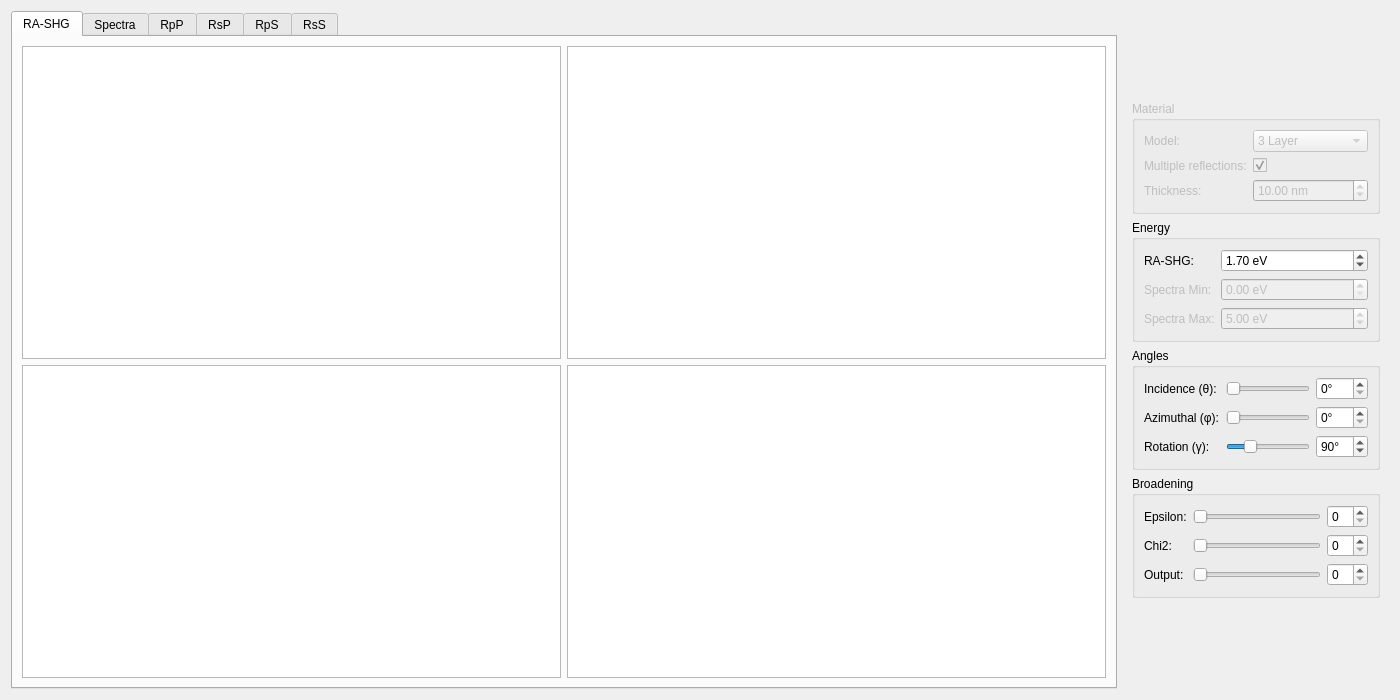
<?xml version="1.0" encoding="UTF-8"?>
<ui version="4.0">
 <author>Sean Anderson</author>
 <class>CustomWidget</class>
 <widget class="QWidget" name="CustomWidget">
  <property name="geometry">
   <rect>
    <x>0</x>
    <y>0</y>
    <width>1400</width>
    <height>700</height>
   </rect>
  </property>
  <property name="windowTitle">
   <string>SHG Yield</string>
  </property>
  <layout class="QHBoxLayout" name="horizontalLayout_9">
   <item>
    <widget class="QTabWidget" name="tabWidget">
     <property name="currentIndex">
      <number>0</number>
     </property>
     <widget class="QWidget" name="tab_rashg">
      <attribute name="title">
       <string>RA-SHG</string>
      </attribute>
      <layout class="QGridLayout" name="gridLayout_6">
       <item row="0" column="0">
        <widget class="PlotWidget" name="plot_all_polar_rpp">
         <property name="enabled">
          <bool>true</bool>
         </property>
         <property name="mouseTracking">
          <bool>true</bool>
         </property>
        </widget>
       </item>
       <item row="0" column="1">
        <widget class="PlotWidget" name="plot_all_polar_rsp">
         <property name="mouseTracking">
          <bool>true</bool>
         </property>
        </widget>
       </item>
       <item row="1" column="0">
        <widget class="PlotWidget" name="plot_all_polar_rps">
         <property name="mouseTracking">
          <bool>true</bool>
         </property>
        </widget>
       </item>
       <item row="1" column="1">
        <widget class="PlotWidget" name="plot_all_polar_rss">
         <property name="mouseTracking">
          <bool>true</bool>
         </property>
        </widget>
       </item>
      </layout>
     </widget>
     <widget class="QWidget" name="tab_spect">
      <attribute name="title">
       <string>Spectra</string>
      </attribute>
      <layout class="QGridLayout" name="gridLayout_5">
       <item row="0" column="0">
        <widget class="PlotWidget" name="plot_all_spect_rpp">
         <property name="enabled">
          <bool>true</bool>
         </property>
         <property name="mouseTracking">
          <bool>true</bool>
         </property>
        </widget>
       </item>
       <item row="0" column="1">
        <widget class="PlotWidget" name="plot_all_spect_rsp">
         <property name="mouseTracking">
          <bool>true</bool>
         </property>
        </widget>
       </item>
       <item row="1" column="0">
        <widget class="PlotWidget" name="plot_all_spect_rps">
         <property name="mouseTracking">
          <bool>true</bool>
         </property>
        </widget>
       </item>
       <item row="1" column="1">
        <widget class="PlotWidget" name="plot_all_spect_rss">
         <property name="mouseTracking">
          <bool>true</bool>
         </property>
        </widget>
       </item>
      </layout>
     </widget>
     <widget class="QWidget" name="tab_rpp">
      <attribute name="title">
       <string>RpP</string>
      </attribute>
      <layout class="QGridLayout" name="gridLayout">
       <item row="1" column="0">
        <widget class="PlotWidget" name="plot_rpp_polar">
         <property name="mouseTracking">
          <bool>true</bool>
         </property>
        </widget>
       </item>
       <item row="1" column="1">
        <widget class="PlotWidget" name="plot_rpp_spect">
         <property name="mouseTracking">
          <bool>true</bool>
         </property>
        </widget>
       </item>
       <item row="0" column="0">
        <widget class="PlotWidget" name="plot_rpp_polar_exp">
         <property name="mouseTracking">
          <bool>true</bool>
         </property>
        </widget>
       </item>
       <item row="0" column="1">
        <widget class="PlotWidget" name="plot_rpp_spect_exp">
         <property name="mouseTracking">
          <bool>true</bool>
         </property>
        </widget>
       </item>
      </layout>
     </widget>
     <widget class="QWidget" name="tab_rsp">
      <attribute name="title">
       <string>RsP</string>
      </attribute>
      <layout class="QGridLayout" name="gridLayout_2">
       <item row="0" column="0">
        <widget class="PlotWidget" name="plot_rsp_polar_exp">
         <property name="mouseTracking">
          <bool>true</bool>
         </property>
        </widget>
       </item>
       <item row="0" column="1">
        <widget class="PlotWidget" name="plot_rsp_spect_exp">
         <property name="mouseTracking">
          <bool>true</bool>
         </property>
        </widget>
       </item>
       <item row="1" column="0">
        <widget class="PlotWidget" name="plot_rsp_polar">
         <property name="mouseTracking">
          <bool>true</bool>
         </property>
        </widget>
       </item>
       <item row="1" column="1">
        <widget class="PlotWidget" name="plot_rsp_spect">
         <property name="mouseTracking">
          <bool>true</bool>
         </property>
        </widget>
       </item>
      </layout>
     </widget>
     <widget class="QWidget" name="tab_rps">
      <attribute name="title">
       <string>RpS</string>
      </attribute>
      <layout class="QGridLayout" name="gridLayout_3">
       <item row="0" column="0">
        <widget class="PlotWidget" name="plot_rps_polar_exp">
         <property name="mouseTracking">
          <bool>true</bool>
         </property>
        </widget>
       </item>
       <item row="0" column="1">
        <widget class="PlotWidget" name="plot_rps_spect_exp">
         <property name="mouseTracking">
          <bool>true</bool>
         </property>
        </widget>
       </item>
       <item row="1" column="0">
        <widget class="PlotWidget" name="plot_rps_polar">
         <property name="mouseTracking">
          <bool>true</bool>
         </property>
        </widget>
       </item>
       <item row="1" column="1">
        <widget class="PlotWidget" name="plot_rps_spect">
         <property name="mouseTracking">
          <bool>true</bool>
         </property>
        </widget>
       </item>
      </layout>
     </widget>
     <widget class="QWidget" name="tab_rss">
      <attribute name="title">
       <string>RsS</string>
      </attribute>
      <layout class="QGridLayout" name="gridLayout_4">
       <item row="0" column="0">
        <widget class="PlotWidget" name="plot_rss_polar_exp">
         <property name="mouseTracking">
          <bool>true</bool>
         </property>
        </widget>
       </item>
       <item row="0" column="1">
        <widget class="PlotWidget" name="plot_rss_spect_exp">
         <property name="mouseTracking">
          <bool>true</bool>
         </property>
        </widget>
       </item>
       <item row="1" column="0">
        <widget class="PlotWidget" name="plot_rss_polar">
         <property name="mouseTracking">
          <bool>true</bool>
         </property>
        </widget>
       </item>
       <item row="1" column="1">
        <widget class="PlotWidget" name="plot_rss_spect">
         <property name="mouseTracking">
          <bool>true</bool>
         </property>
        </widget>
       </item>
      </layout>
     </widget>
    </widget>
   </item>
   <item alignment="Qt::AlignHCenter|Qt::AlignVCenter">
    <widget class="QWidget" name="widget" native="true">
     <layout class="QVBoxLayout" name="verticalLayout">
      <item>
       <widget class="QGroupBox" name="group_material">
        <property name="enabled">
         <bool>false</bool>
        </property>
        <property name="title">
         <string>Material</string>
        </property>
        <layout class="QFormLayout" name="formLayout_4">
         <item row="2" column="0">
          <widget class="QLabel" name="label_8">
           <property name="enabled">
            <bool>false</bool>
           </property>
           <property name="text">
            <string>Multiple reflections:</string>
           </property>
          </widget>
         </item>
         <item row="2" column="1">
          <widget class="QCheckBox" name="multiple_reflections">
           <property name="enabled">
            <bool>false</bool>
           </property>
           <property name="text">
            <string/>
           </property>
           <property name="checked">
            <bool>true</bool>
           </property>
          </widget>
         </item>
         <item row="0" column="0">
          <widget class="QLabel" name="label_9">
           <property name="enabled">
            <bool>false</bool>
           </property>
           <property name="text">
            <string>Model:</string>
           </property>
          </widget>
         </item>
         <item row="0" column="1">
          <widget class="QComboBox" name="layers">
           <property name="enabled">
            <bool>false</bool>
           </property>
           <item>
            <property name="text">
             <string>3 Layer</string>
            </property>
           </item>
           <item>
            <property name="text">
             <string>Fresnel</string>
            </property>
           </item>
          </widget>
         </item>
         <item row="3" column="0">
          <widget class="QLabel" name="label_12">
           <property name="enabled">
            <bool>false</bool>
           </property>
           <property name="text">
            <string>Thickness:</string>
           </property>
          </widget>
         </item>
         <item row="3" column="1">
          <widget class="QDoubleSpinBox" name="box_thickness">
           <property name="enabled">
            <bool>false</bool>
           </property>
           <property name="suffix">
            <string> nm</string>
           </property>
           <property name="maximum">
            <double>1000.000000000000000</double>
           </property>
           <property name="singleStep">
            <double>0.010000000000000</double>
           </property>
           <property name="value">
            <double>10.000000000000000</double>
           </property>
          </widget>
         </item>
        </layout>
       </widget>
      </item>
      <item>
       <widget class="QGroupBox" name="group_energy">
        <property name="title">
         <string>Energy</string>
        </property>
        <layout class="QFormLayout" name="formLayout">
         <item row="0" column="0">
          <widget class="QLabel" name="label">
           <property name="text">
            <string>RA-SHG:</string>
           </property>
          </widget>
         </item>
         <item row="0" column="1">
          <widget class="QDoubleSpinBox" name="box_energy_polar">
           <property name="suffix">
            <string> eV</string>
           </property>
           <property name="minimum">
            <double>0.000000000000000</double>
           </property>
           <property name="maximum">
            <double>99.000000000000000</double>
           </property>
           <property name="singleStep">
            <double>1.000000000000000</double>
           </property>
           <property name="value">
            <double>1.700000000000000</double>
           </property>
          </widget>
         </item>
         <item row="1" column="0">
          <widget class="QLabel" name="label_10">
           <property name="enabled">
            <bool>false</bool>
           </property>
           <property name="text">
            <string>Spectra Min:</string>
           </property>
          </widget>
         </item>
         <item row="1" column="1">
          <widget class="QDoubleSpinBox" name="box_energy_spect_min">
           <property name="enabled">
            <bool>false</bool>
           </property>
           <property name="suffix">
            <string> eV</string>
           </property>
           <property name="minimum">
            <double>0.000000000000000</double>
           </property>
           <property name="maximum">
            <double>20.000000000000000</double>
           </property>
           <property name="singleStep">
            <double>0.010000000000000</double>
           </property>
          </widget>
         </item>
         <item row="2" column="0">
          <widget class="QLabel" name="label_11">
           <property name="enabled">
            <bool>false</bool>
           </property>
           <property name="text">
            <string>Spectra Max:</string>
           </property>
          </widget>
         </item>
         <item row="2" column="1">
          <widget class="QDoubleSpinBox" name="box_energy_spect_max">
           <property name="enabled">
            <bool>false</bool>
           </property>
           <property name="suffix">
            <string> eV</string>
           </property>
           <property name="maximum">
            <double>10.000000000000000</double>
           </property>
           <property name="singleStep">
            <double>0.010000000000000</double>
           </property>
           <property name="value">
            <double>5.000000000000000</double>
           </property>
          </widget>
         </item>
        </layout>
       </widget>
      </item>
      <item>
       <widget class="QGroupBox" name="group_angles">
        <property name="title">
         <string>Angles</string>
        </property>
        <layout class="QFormLayout" name="formLayout_2">
         <item row="0" column="0">
          <widget class="QLabel" name="label_2">
           <property name="text">
            <string>Incidence (θ):</string>
           </property>
          </widget>
         </item>
         <item row="0" column="1">
          <layout class="QHBoxLayout" name="horizontalLayout">
           <item>
            <widget class="QSlider" name="sld_angle_theta">
             <property name="minimum">
              <number>0</number>
             </property>
             <property name="maximum">
              <number>90</number>
             </property>
             <property name="value">
              <number>0</number>
             </property>
             <property name="orientation">
              <enum>Qt::Horizontal</enum>
             </property>
            </widget>
           </item>
           <item>
            <widget class="QSpinBox" name="box_angle_theta">
             <property name="suffix">
              <string>°  </string>
             </property>
             <property name="prefix">
              <string/>
             </property>
             <property name="minimum">
              <number>0</number>
             </property>
             <property name="maximum">
              <number>90</number>
             </property>
             <property name="value">
              <number>0</number>
             </property>
            </widget>
           </item>
          </layout>
         </item>
         <item row="1" column="0">
          <widget class="QLabel" name="label_3">
           <property name="text">
            <string>Azimuthal (φ):</string>
           </property>
          </widget>
         </item>
         <item row="1" column="1">
          <layout class="QHBoxLayout" name="horizontalLayout_2">
           <item>
            <widget class="QSlider" name="sld_angle_phi">
             <property name="maximum">
              <number>360</number>
             </property>
             <property name="value">
              <number>0</number>
             </property>
             <property name="orientation">
              <enum>Qt::Horizontal</enum>
             </property>
            </widget>
           </item>
           <item>
            <widget class="QSpinBox" name="box_angle_phi">
             <property name="suffix">
              <string>°</string>
             </property>
             <property name="maximum">
              <number>360</number>
             </property>
             <property name="value">
              <number>0</number>
             </property>
            </widget>
           </item>
          </layout>
         </item>
         <item row="2" column="0">
          <widget class="QLabel" name="label_4">
           <property name="text">
            <string>Rotation (γ):</string>
           </property>
          </widget>
         </item>
         <item row="2" column="1">
          <layout class="QHBoxLayout" name="horizontalLayout_3">
           <item>
            <widget class="QSlider" name="sld_angle_gamma">
             <property name="maximum">
              <number>360</number>
             </property>
             <property name="value">
              <number>90</number>
             </property>
             <property name="orientation">
              <enum>Qt::Horizontal</enum>
             </property>
            </widget>
           </item>
           <item>
            <widget class="QSpinBox" name="box_angle_gamma">
             <property name="suffix">
              <string>°</string>
             </property>
             <property name="maximum">
              <number>360</number>
             </property>
             <property name="value">
              <number>90</number>
             </property>
            </widget>
           </item>
          </layout>
         </item>
        </layout>
       </widget>
      </item>
      <item>
       <widget class="QGroupBox" name="group_broad">
        <property name="title">
         <string>Broadening</string>
        </property>
        <layout class="QFormLayout" name="formLayout_3">
         <item row="0" column="0">
          <widget class="QLabel" name="label_5">
           <property name="text">
            <string>Epsilon:</string>
           </property>
          </widget>
         </item>
         <item row="0" column="1">
          <layout class="QHBoxLayout" name="horizontalLayout_4">
           <item>
            <widget class="QSlider" name="sld_broad_eps">
             <property name="maximum">
              <number>50</number>
             </property>
             <property name="orientation">
              <enum>Qt::Horizontal</enum>
             </property>
            </widget>
           </item>
           <item>
            <widget class="QSpinBox" name="box_broad_eps">
             <property name="suffix">
              <string/>
             </property>
             <property name="maximum">
              <number>50</number>
             </property>
            </widget>
           </item>
          </layout>
         </item>
         <item row="2" column="0">
          <widget class="QLabel" name="label_6">
           <property name="text">
            <string>Chi2:</string>
           </property>
          </widget>
         </item>
         <item row="2" column="1">
          <layout class="QHBoxLayout" name="horizontalLayout_5">
           <item>
            <widget class="QSlider" name="sld_broad_chi">
             <property name="maximum">
              <number>50</number>
             </property>
             <property name="orientation">
              <enum>Qt::Horizontal</enum>
             </property>
            </widget>
           </item>
           <item>
            <widget class="QSpinBox" name="box_broad_chi">
             <property name="maximum">
              <number>50</number>
             </property>
            </widget>
           </item>
          </layout>
         </item>
         <item row="4" column="0">
          <widget class="QLabel" name="label_7">
           <property name="text">
            <string>Output:</string>
           </property>
           <property name="alignment">
            <set>Qt::AlignLeading|Qt::AlignLeft|Qt::AlignVCenter</set>
           </property>
          </widget>
         </item>
         <item row="4" column="1">
          <layout class="QHBoxLayout" name="horizontalLayout_6">
           <item>
            <widget class="QSlider" name="sld_broad_out">
             <property name="maximum">
              <number>50</number>
             </property>
             <property name="value">
              <number>0</number>
             </property>
             <property name="orientation">
              <enum>Qt::Horizontal</enum>
             </property>
            </widget>
           </item>
           <item>
            <widget class="QSpinBox" name="box_broad_out">
             <property name="maximum">
              <number>50</number>
             </property>
             <property name="value">
              <number>0</number>
             </property>
            </widget>
           </item>
          </layout>
         </item>
        </layout>
       </widget>
      </item>
     </layout>
    </widget>
   </item>
  </layout>
 </widget>
 <customwidgets>
  <customwidget>
   <class>PlotWidget</class>
   <extends>QGraphicsView</extends>
   <header>pyqtgraph</header>
  </customwidget>
 </customwidgets>
 <resources/>
 <connections>
  <connection>
   <sender>box_angle_theta</sender>
   <signal>valueChanged(int)</signal>
   <receiver>sld_angle_theta</receiver>
   <slot>setValue(int)</slot>
   <hints>
    <hint type="sourcelabel">
     <x>1358</x>
     <y>395</y>
    </hint>
    <hint type="destinationlabel">
     <x>1287</x>
     <y>394</y>
    </hint>
   </hints>
  </connection>
  <connection>
   <sender>sld_angle_theta</sender>
   <signal>valueChanged(int)</signal>
   <receiver>box_angle_theta</receiver>
   <slot>setValue(int)</slot>
   <hints>
    <hint type="sourcelabel">
     <x>1287</x>
     <y>394</y>
    </hint>
    <hint type="destinationlabel">
     <x>1358</x>
     <y>395</y>
    </hint>
   </hints>
  </connection>
  <connection>
   <sender>sld_angle_phi</sender>
   <signal>valueChanged(int)</signal>
   <receiver>box_angle_phi</receiver>
   <slot>setValue(int)</slot>
   <hints>
    <hint type="sourcelabel">
     <x>1287</x>
     <y>430</y>
    </hint>
    <hint type="destinationlabel">
     <x>1357</x>
     <y>431</y>
    </hint>
   </hints>
  </connection>
  <connection>
   <sender>box_angle_phi</sender>
   <signal>valueChanged(int)</signal>
   <receiver>sld_angle_phi</receiver>
   <slot>setValue(int)</slot>
   <hints>
    <hint type="sourcelabel">
     <x>1357</x>
     <y>431</y>
    </hint>
    <hint type="destinationlabel">
     <x>1287</x>
     <y>430</y>
    </hint>
   </hints>
  </connection>
  <connection>
   <sender>sld_angle_gamma</sender>
   <signal>valueChanged(int)</signal>
   <receiver>box_angle_gamma</receiver>
   <slot>setValue(int)</slot>
   <hints>
    <hint type="sourcelabel">
     <x>1287</x>
     <y>466</y>
    </hint>
    <hint type="destinationlabel">
     <x>1357</x>
     <y>467</y>
    </hint>
   </hints>
  </connection>
  <connection>
   <sender>box_broad_eps</sender>
   <signal>valueChanged(int)</signal>
   <receiver>sld_broad_eps</receiver>
   <slot>setValue(int)</slot>
   <hints>
    <hint type="sourcelabel">
     <x>1331</x>
     <y>542</y>
    </hint>
    <hint type="destinationlabel">
     <x>1275</x>
     <y>541</y>
    </hint>
   </hints>
  </connection>
  <connection>
   <sender>box_angle_gamma</sender>
   <signal>valueChanged(int)</signal>
   <receiver>sld_angle_gamma</receiver>
   <slot>setValue(int)</slot>
   <hints>
    <hint type="sourcelabel">
     <x>1357</x>
     <y>467</y>
    </hint>
    <hint type="destinationlabel">
     <x>1287</x>
     <y>466</y>
    </hint>
   </hints>
  </connection>
  <connection>
   <sender>sld_broad_eps</sender>
   <signal>valueChanged(int)</signal>
   <receiver>box_broad_eps</receiver>
   <slot>setValue(int)</slot>
   <hints>
    <hint type="sourcelabel">
     <x>1275</x>
     <y>541</y>
    </hint>
    <hint type="destinationlabel">
     <x>1331</x>
     <y>542</y>
    </hint>
   </hints>
  </connection>
  <connection>
   <sender>box_broad_chi</sender>
   <signal>valueChanged(int)</signal>
   <receiver>sld_broad_chi</receiver>
   <slot>setValue(int)</slot>
   <hints>
    <hint type="sourcelabel">
     <x>1331</x>
     <y>588</y>
    </hint>
    <hint type="destinationlabel">
     <x>1275</x>
     <y>587</y>
    </hint>
   </hints>
  </connection>
  <connection>
   <sender>sld_broad_chi</sender>
   <signal>valueChanged(int)</signal>
   <receiver>box_broad_chi</receiver>
   <slot>setValue(int)</slot>
   <hints>
    <hint type="sourcelabel">
     <x>1275</x>
     <y>587</y>
    </hint>
    <hint type="destinationlabel">
     <x>1331</x>
     <y>588</y>
    </hint>
   </hints>
  </connection>
  <connection>
   <sender>box_broad_out</sender>
   <signal>valueChanged(int)</signal>
   <receiver>sld_broad_out</receiver>
   <slot>setValue(int)</slot>
   <hints>
    <hint type="sourcelabel">
     <x>1331</x>
     <y>634</y>
    </hint>
    <hint type="destinationlabel">
     <x>1275</x>
     <y>633</y>
    </hint>
   </hints>
  </connection>
  <connection>
   <sender>sld_broad_out</sender>
   <signal>valueChanged(int)</signal>
   <receiver>box_broad_out</receiver>
   <slot>setValue(int)</slot>
   <hints>
    <hint type="sourcelabel">
     <x>1275</x>
     <y>633</y>
    </hint>
    <hint type="destinationlabel">
     <x>1331</x>
     <y>634</y>
    </hint>
   </hints>
  </connection>
 </connections>
</ui>
